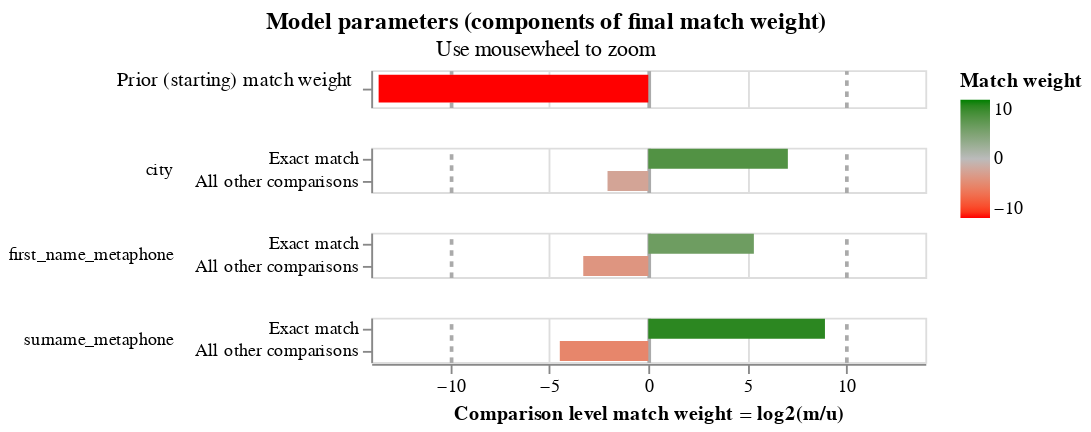

The notebook cell saved with this chart:
### Markdown cell above
Review the parameters
--

### Code cell
person_linker.match_weights_chart()

### Figure 1 — Vega-Lite specification as saved in the notebook (floating-point values rounded to 4 significant figures)
{"config": {"view": {"continuousWidth": 300, "continuousHeight": 300, "discreteHeight": 60, "discreteWidth": 400}, "header": {"title": null}, "mark": {"tooltip": null}, "title": {"anchor": "middle"}}, "vconcat": [{"mark": {"type": "bar", "clip": true, "height": 15}, "encoding": {"color": {"field": "log2_bayes_factor", "scale": {"domain": [-10, 0, 10], "interpolate": "lab", "range": ["red", "#bbbbbb", "green"]}, "title": "Match weight", "type": "quantitative"}, "tooltip": [{"field": "comparison_name", "title": "Comparison name", "type": "nominal"}, {"field": "probability_two_random_records_match", "format": ".4f", "title": "Probability two random records match", "type": "nominal"}, {"field": "log2_bayes_factor", "format": ",.4f", "title": "Equivalent match weight", "type": "quantitative"}, {"field": "bayes_factor_description", "title": "Match weight description", "type": "nominal"}], "x": {"axis": {"domain": false, "gridColor": {"condition": {"test": "abs(datum.value / 10)  <= 1 & datum.value % 10 === 0", "value": "#aaa"}, "value": "#ddd"}, "gridDash": {"condition": {"test": "abs(datum.value / 10) == 1", "value": [3]}, "value": null}, "gridWidth": {"condition": {"test": "abs(datum.value / 10)  <= 1 & datum.value % 10 === 0", "value": 2}, "value": 1}, "labels": false, "ticks": false, "title": ""}, "field": "log2_bayes_factor", "scale": {"domain": [-14, 14]}, "type": "quantitative"}, "y": {"axis": {"title": "Prior (starting) match weight", "titleAlign": "right", "titleAngle": 0, "titleFontWeight": "normal"}, "field": "label_for_charts", "sort": {"field": "comparison_vector_value", "order": "descending"}, "type": "nominal"}}, "height": 20, "transform": [{"filter": "(datum.comparison_name == 'probability_two_random_records_match')"}]}, {"mark": {"type": "bar", "clip": true}, "encoding": {"color": {"field": "log2_bayes_factor", "scale": {"domain": [-10, 0, 10], "interpolate": "lab", "range": ["red", "#bbbbbb", "green"]}, "title": "Match weight", "type": "quantitative"}, "row": {"field": "comparison_name", "header": {"labelAlign": "left", "labelAnchor": "middle", "labelAngle": 0}, "sort": {"field": "comparison_sort_order"}, "type": "nominal"}, "tooltip": [{"field": "comparison_name", "title": "Comparison name", "type": "nominal"}, {"field": "label_for_charts", "title": "Label", "type": "ordinal"}, {"field": "sql_condition", "title": "SQL condition", "type": "nominal"}, {"field": "m_probability", "format": ".4f", "title": "M probability", "type": "quantitative"}, {"field": "u_probability", "format": ".4f", "title": "U probability", "type": "quantitative"}, {"field": "bayes_factor", "format": ",.4f", "title": "Bayes factor = m/u", "type": "quantitative"}, {"field": "log2_bayes_factor", "format": ",.4f", "title": "Match weight = log2(m/u)", "type": "quantitative"}, {"field": "bayes_factor_description", "title": "Match weight description", "type": "nominal"}], "x": {"axis": {"gridColor": {"condition": {"test": "abs(datum.value / 10)  <= 1 & datum.value % 10 === 0", "value": "#aaa"}, "value": "#ddd"}, "gridDash": {"condition": {"test": "abs(datum.value / 10) == 1", "value": [3]}, "value": null}, "gridWidth": {"condition": {"test": "abs(datum.value / 10)  <= 1 & datum.value % 10 === 0", "value": 2}, "value": 1}, "title": "Comparison level match weight = log2(m/u)"}, "field": "log2_bayes_factor", "scale": {"domain": [-14, 14]}, "type": "quantitative"}, "y": {"axis": {"title": null}, "field": "label_for_charts", "sort": {"field": "comparison_vector_value", "order": "descending"}, "type": "nominal"}}, "height": {"step": 12}, "resolve": {"axis": {"y": "independent"}, "scale": {"y": "independent"}}, "transform": [{"filter": "(datum.comparison_name != 'probability_two_random_records_match')"}]}], "data": {"name": "data-bcc6bf92359e16e330095b5a9ba3b90e"}, "params": [{"name": "mouse_zoom", "select": {"type": "interval", "encodings": ["x"]}, "bind": "scales", "views": []}], "resolve": {"axis": {"y": "independent"}, "scale": {"y": "independent"}}, "title": {"text": "Model parameters (components of final match weight)", "subtitle": "Use mousewheel to zoom"}, "$schema": "https://vega.github.io/schema/vega-lite/v5.9.3.json", "datasets": {"data-bcc6bf92359e16e330095b5a9ba3b90e": [{"comparison_name": "probability_two_random_records_match", "sql_condition": null, "label_for_charts": "", "m_probability": null, "u_probability": null, "m_probability_description": null, "u_probability_description": null, "has_tf_adjustments": false, "tf_adjustment_column": null, "tf_adjustment_weight": null, "is_null_level": false, "bayes_factor": 7.904e-05, "log2_bayes_factor": -13.63, "comparison_vector_value": 0, "max_comparison_vector_value": 0, "bayes_factor_description": "The probability that two random records drawn at random match is 0.000 or one in  12,652.2 records.This is equivalent to a starting match weight of -13.627.", "probability_two_random_records_match": 7.904e-05, "comparison_sort_order": -1}, {"comparison_name": "city", "sql_condition": "\"city_l\" = \"city_r\"", "label_for_charts": "Exact match", "m_probability": 0.7616, "u_probability": 0.005739, "m_probability_description": "Amongst matching record comparisons, 76.16% of records are in the exact match comparison level", "u_probability_description": "Amongst non-matching record comparisons, 0.57% of records are in the exact match comparison level", "has_tf_adjustments": false, "tf_adjustment_column": null, "tf_adjustment_weight": 1.0, "is_null_level": false, "bayes_factor": 132.7, "log2_bayes_factor": 7.052, "comparison_vector_value": 1, "max_comparison_vector_value": 1, "bayes_factor_description": "If comparison level is `exact match` then comparison is 132.71 times more likely to be a match", "probability_two_random_records_match": 7.904e-05, "comparison_sort_order": 0}, {"comparison_name": "city", "sql_condition": "ELSE", "label_for_charts": "All other comparisons", "m_probability": 0.2384, "u_probability": 0.9943, "m_probability_description": "Amongst matching record comparisons, 23.84% of records are in the all other comparisons comparison level", "u_probability_description": "Amongst non-matching record comparisons, 99.43% of records are in the all other comparisons comparison level", "has_tf_adjustments": false, "tf_adjustment_column": null, "tf_adjustment_weight": 1.0, "is_null_level": false, "bayes_factor": 0.2398, "log2_bayes_factor": -2.06, "comparison_vector_value": 0, "max_comparison_vector_value": 1, "bayes_factor_description": "If comparison level is `all other comparisons` then comparison is  4.17 times less likely to be a match", "probability_two_random_records_match": 7.904e-05, "comparison_sort_order": 0}, {"comparison_name": "first_name_metaphone", "sql_condition": "\"first_name_metaphone_l\" = \"first_name_metaphone_r\"", "label_for_charts": "Exact match", "m_probability": 0.8998, "u_probability": 0.0223, "m_probability_description": "Amongst matching record comparisons, 89.98% of records are in the exact match comparison level", "u_probability_description": "Amongst non-matching record comparisons, 2.23% of records are in the exact match comparison level", "has_tf_adjustments": false, "tf_adjustment_column": null, "tf_adjustment_weight": 1.0, "is_null_level": false, "bayes_factor": 40.36, "log2_bayes_factor": 5.335, "comparison_vector_value": 1, "max_comparison_vector_value": 1, "bayes_factor_description": "If comparison level is `exact match` then comparison is 40.36 times more likely to be a match", "probability_two_random_records_match": 7.904e-05, "comparison_sort_order": 1}, {"comparison_name": "first_name_metaphone", "sql_condition": "ELSE", "label_for_charts": "All other comparisons", "m_probability": 0.1002, "u_probability": 0.9777, "m_probability_description": "Amongst matching record comparisons, 10.02% of records are in the all other comparisons comparison level", "u_probability_description": "Amongst non-matching record comparisons, 97.77% of records are in the all other comparisons comparison level", "has_tf_adjustments": false, "tf_adjustment_column": null, "tf_adjustment_weight": 1.0, "is_null_level": false, "bayes_factor": 0.1025, "log2_bayes_factor": -3.287, "comparison_vector_value": 0, "max_comparison_vector_value": 1, "bayes_factor_description": "If comparison level is `all other comparisons` then comparison is  9.76 times less likely to be a match", "probability_two_random_records_match": 7.904e-05, "comparison_sort_order": 1}, {"comparison_name": "surname_metaphone", "sql_condition": "\"surname_metaphone_l\" = \"surname_metaphone_r\"", "label_for_charts": "Exact match", "m_probability": 0.955, "u_probability": 0.001963, "m_probability_description": "Amongst matching record comparisons, 95.50% of records are in the exact match comparison level", "u_probability_description": "Amongst non-matching record comparisons, 0.20% of records are in the exact match comparison level", "has_tf_adjustments": false, "tf_adjustment_column": null, "tf_adjustment_weight": 1.0, "is_null_level": false, "bayes_factor": 486.6, "log2_bayes_factor": 8.927, "comparison_vector_value": 1, "max_comparison_vector_value": 1, "bayes_factor_description": "If comparison level is `exact match` then comparison is 486.57 times more likely to be a match", "probability_two_random_records_match": 7.904e-05, "comparison_sort_order": 2}, {"comparison_name": "surname_metaphone", "sql_condition": "ELSE", "label_for_charts": "All other comparisons", "m_probability": 0.04499, "u_probability": 0.998, "m_probability_description": "Amongst matching record comparisons, 4.50% of records are in the all other comparisons comparison level", "u_probability_description": "Amongst non-matching record comparisons, 99.80% of records are in the all other comparisons comparison level", "has_tf_adjustments": false, "tf_adjustment_column": null, "tf_adjustment_weight": 1.0, "is_null_level": false, "bayes_factor": 0.04508, "log2_bayes_factor": -4.471, "comparison_vector_value": 0, "max_comparison_vector_value": 1, "bayes_factor_description": "If comparison level is `all other comparisons` then comparison is  22.18 times less likely to be a match", "probability_two_random_records_match": 7.904e-05, "comparison_sort_order": 2}]}}
